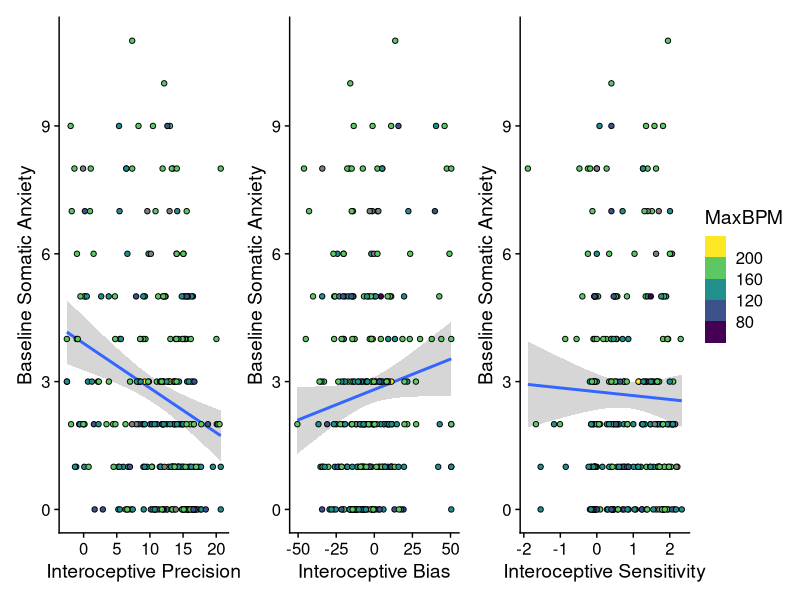
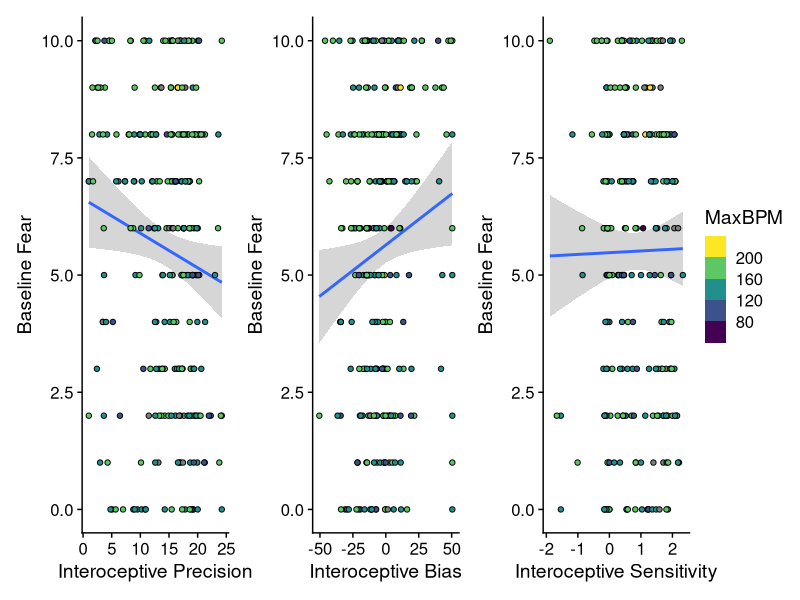
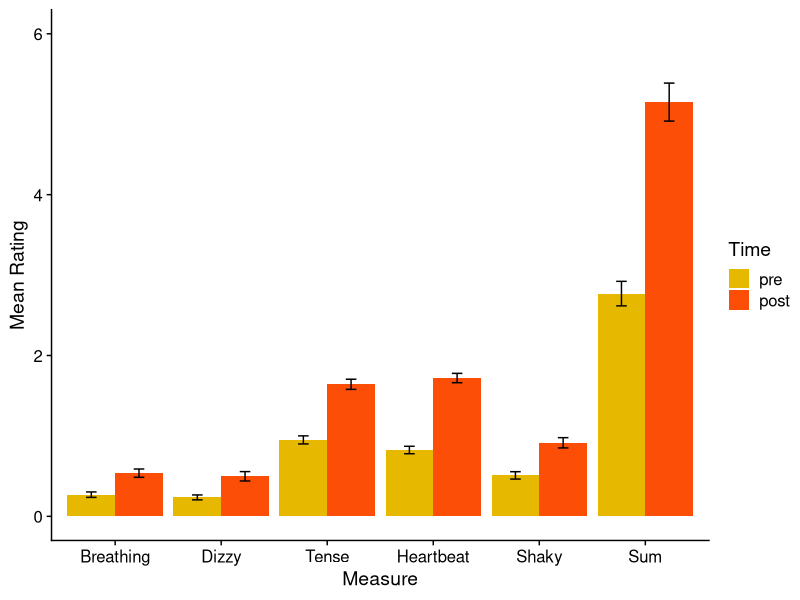
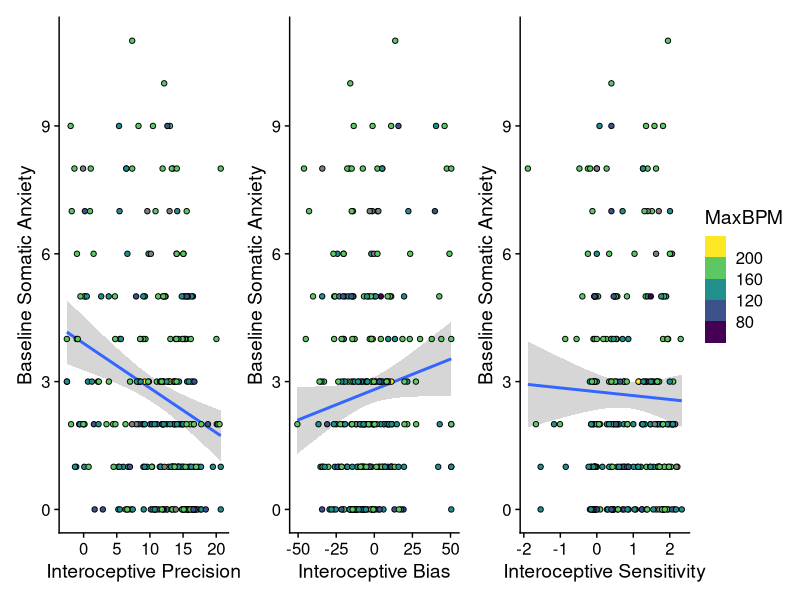
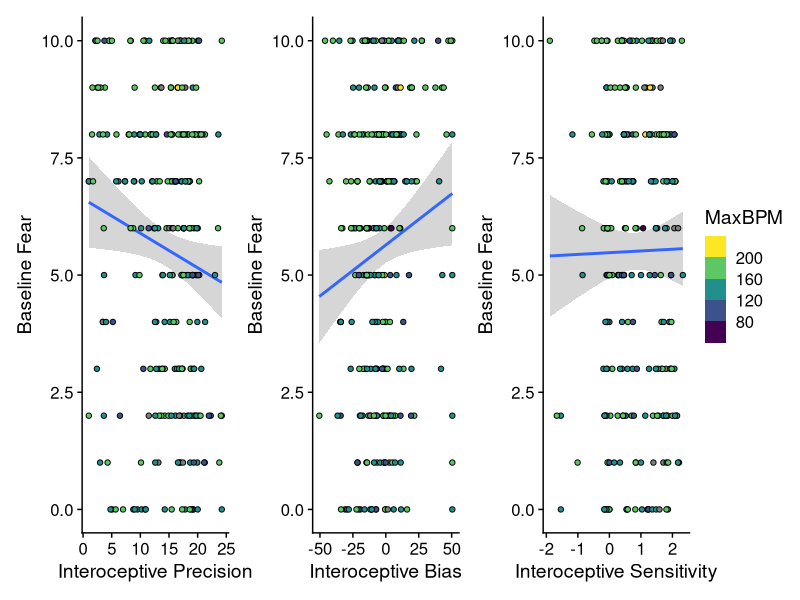
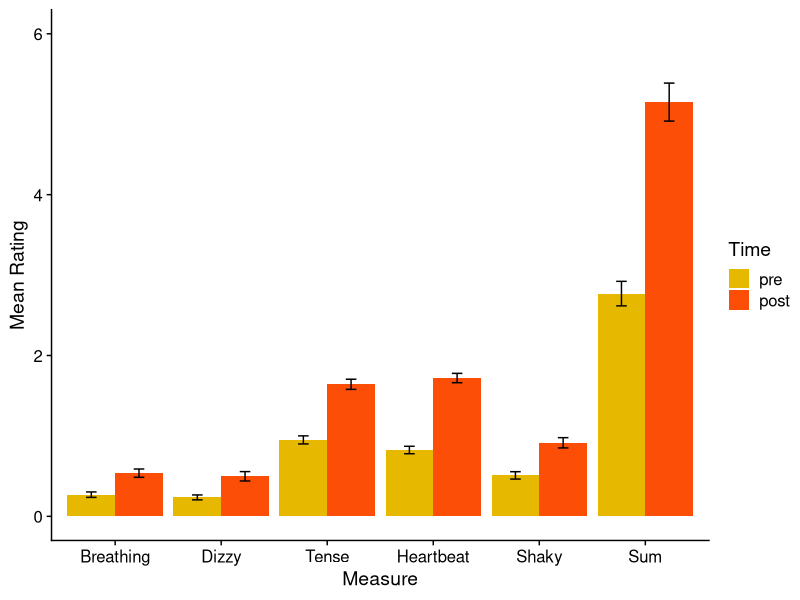

Generate these figures, in order, with R:
## ---- chunk 1
library(readr)
library(here)
library(tidyverse)
library(viridisLite)
library(cowplot)
library(patchwork)
library(dplyr)

haunted_data <- read_csv(here("data", "/summary_r.csv"))
head(haunted_data)



## ---- chunk 2

p1 <- ggplot(data = haunted_data, aes ( x = (1-PsiSlope)+20, y = pre_SympSum, fill =MaxBPM )) +
  scale_fill_viridis_b()+  
  theme_cowplot()+
  geom_smooth(method = "lm")+
  ylab("Baseline Somatic Anxiety")+
  xlab("Interoceptive Precision")+
  geom_point(shape = 21)


p2 <- ggplot(data = haunted_data, aes ( x = PsiThreshold, y = pre_SympSum, fill =MaxBPM )) +
  scale_fill_viridis_b()+  
  theme_cowplot()+
  geom_smooth(method = "lm")+
  ylab("Baseline Somatic Anxiety")+
  xlab("Interoceptive Bias")+
  geom_point(shape = 21)


p3 <- ggplot(data = haunted_data, aes ( x = d, y = pre_SympSum, fill =MaxBPM )) +
  scale_fill_viridis_b()+  
  theme_cowplot()+
  geom_smooth(method = "lm")+
  ylab("Baseline Somatic Anxiety")+
  xlab("Interoceptive Sensitivity")+
  geom_point(shape = 21)

p1+p2+p3 + plot_layout(guides = "collect")

ggsave(here("figs", "scatter_baseline.png"), height = 1200, width = 2400, dpi = 150, units = "px")
## ---- chunk 3
p1 <- ggplot(data = haunted_data, aes ( x = (1-PsiSlope)+max(PsiSlope), y = pre_RateScared, fill =MaxBPM )) +
  scale_fill_viridis_b()+  
  theme_cowplot()+
  geom_smooth(method = "lm")+
  ylab("Baseline Fear")+
  xlab("Interoceptive Precision")+
  geom_point(shape = 21)


p2 <- ggplot(data = haunted_data, aes ( x = PsiThreshold, y = pre_RateScared, fill =MaxBPM )) +
  scale_fill_viridis_b()+  
  theme_cowplot()+
  geom_smooth(method = "lm")+
  ylab("Baseline Fear")+
  xlab("Interoceptive Bias")+
  geom_point(shape = 21)


p3 <- ggplot(data = haunted_data, aes ( x = d, y =  pre_RateScared, fill =MaxBPM )) +
  scale_fill_viridis_b()+  
  theme_cowplot()+
  geom_smooth(method = "lm")+
  ylab("Baseline Fear")+
  xlab("Interoceptive Sensitivity")+
  geom_point(shape = 21)

tp <- p1+p2+p3 + plot_layout(guides = "collect")

tp

ggsave(here("figs", "scatter_baseline_fear.png"), height = 1200, width = 2400, dpi = 150, units = "px")


## ---- chunk 4

mat_data <- haunted_data %>%
  select(matches(".Symp.")) %>%
  pivot_longer(cols = everything(), 
               names_sep = "_", 
               names_to = c("Time", "Measure"),
               values_to = "Rating") %>%
  group_by(Time, Measure)  %>%
  summarise(meanRating = mean(Rating, na.rm=TRUE), 
            sdRating = sd(Rating, na.rm=TRUE), 
           num = n()) %>%
  mutate(seRating = sdRating/sqrt(num))

mat_data$Time <- factor(mat_data$Time,levels=c("pre","post"))

dodge <- position_dodge(width=0.9)
ggplot(data = mat_data, aes(x = Measure, y = meanRating, fill = Time)) +
  geom_bar(stat="identity", position=dodge) +
  geom_errorbar(aes(ymin = meanRating-seRating, ymax =  meanRating+seRating, fill = Time),
                position =dodge, width = 0.2) +
  scale_x_discrete(labels=c(
    "SympBreathing" = "Breathing", "SympDizzy" = "Dizzy", "SympNoRelax" ="Tense", "SympRapidHB" = "Heartbeat", "SympShaky" = "Shaky", "SympSum" = "Sum"))+
  scale_fill_manual(values = c("#E7B800", "#FC4E07"))+
  scale_y_continuous(limits = c(0,6)) +
  ylab("Mean Rating") +
  theme_cowplot()

  #geom_boxplot()


ggsave(here("figs", "boxplot_time_fear.png"), height = 4, width = 6, dpi = 150, units = "in")
  
